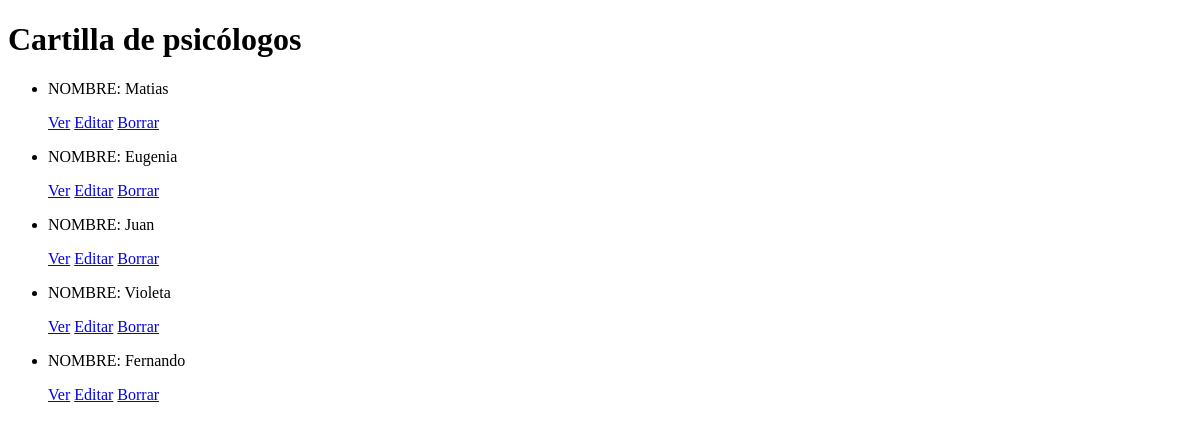
/AppBlog/psicologo/list, run on an earlier commit of the app's database.
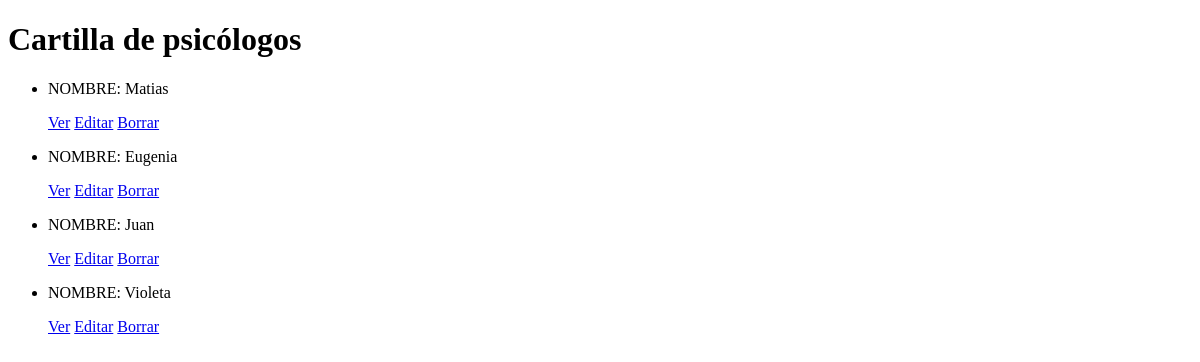
And on a later commit of the database.
### AppBlog/models.py (models this page shows, shortened)
class Psicologo(models.Model):
    nombre = models.CharField(max_length=40)
    apellido = models.CharField(max_length=40)
    matricula = models.IntegerField()
    email = models.EmailField()
    telefono = models.IntegerField()
    zonaatencion = models.CharField(max_length=40)
    modalidadatencion = models.CharField(max_length=40)
    orientacion = models.CharField(max_length=40)
    especialidad = models.CharField(max_length=40)
    tipotratamiento = models.CharField(max_length=40)

### AppBlog/views.py (the view)
# urls.py: path('psicologo/list', views.PsicologoList.as_view(), name='List'),
class PsicologoList(ListView):
    model = Psicologo
    template_name = "AppBlog/psicologo_list.html"

### AppBlog/templates/AppBlog/psicologo_list.html (shortened to what this page needs)
<!DOCTYPE html>
<html lang="en">
<head>
</head>
<body>
    <h1>Cartilla de psicólogos</h1>
    <ul>
        {% for psicologo in object_list %}
            <li>
                <p>NOMBRE: {{ psicologo.nombre }}</p>
                <p>
                    <a href="{% url 'Detail' psicologo.id %}">Ver</a>
                    <a href="{% url 'Edit' psicologo.id %}">Editar</a>
                    <a href="{% url 'Delete' psicologo.id %}">Borrar</a>
                </p>
            </li>
        {% endfor %}
    </ul>
</body>
</html>

What changed in the data, as far as the page shows it:
removed Psicologo: nombre "Fernando"
